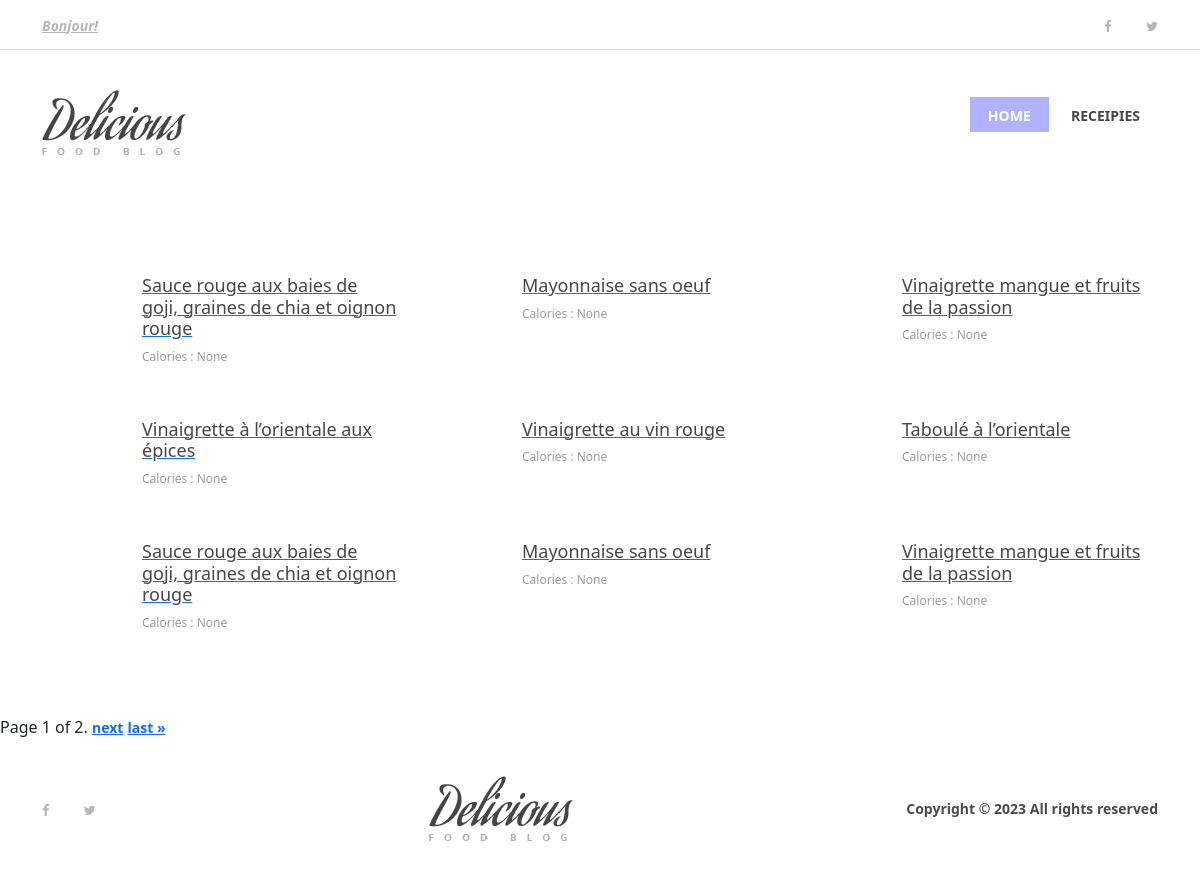
Page /recipes/ on the earlier database version.
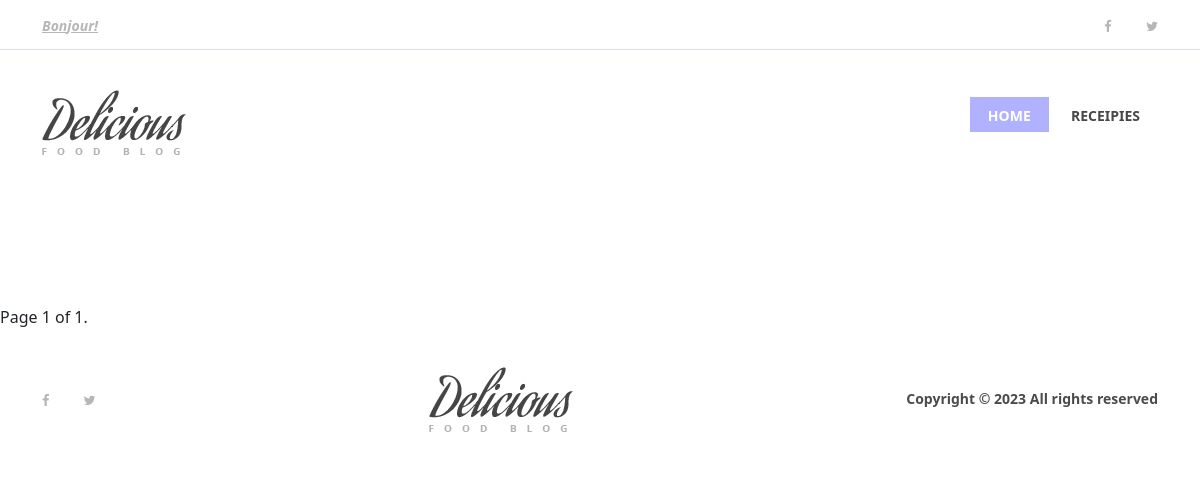
Same page on the later database version.
### mainapp/models.py (models this page shows)
class Recipe(models.Model):
    title = models.TextField()
    description = models.TextField(null=True)
    duration = models.CharField(max_length=50)
    nbrPersons = models.CharField(max_length=50, null=True)
    nbrCalories = models.CharField(max_length=50, null=True)
    difficulty = models.CharField(max_length=50, null=True)
    categories = models.ManyToManyField(Category)
    imageUrl = models.CharField(max_length=100, null=True)

### mainapp/views.py (the view)
# urls.py: path("recipes/", views.recipe, name="recipes"),
def recipe(request):
    recipes = Recipe.objects.all().values()
    paginator = Paginator(recipes, 9)
    page_number = request.GET.get("page")
    page_obj = paginator.get_page(page_number)
    return render(
        request,
        'recipes.html',
        {
            'title': 'Recipe',
            'message': 'Your application description page.',
            "page_obj": page_obj,
            "recipes": recipes
        })

### mainapp/templates/recipes.html (shortened to what this page needs)
{% extends "base.html" %}
{% block content %}
    <section class="small-receipe-area section-padding-80-0">
      <div class="container">
        <div class="row">
           {% for recipe in page_obj %}
          <div class="col-12 col-sm-6 col-lg-4">
            <div class="single-small-receipe-area d-flex">
              <div class="receipe-thumb">
              </div>
              <div class="receipe-content">
                <a href="receipe-post.html">
                  <h5>{{ recipe.title }}</h5>
                </a>
                <p> Calories : {{ recipe.nbrCalories }}</p>
              </div>
            </div>
          </div>
          {% endfor %}
        </div>
      </div>
    </section>
    <div class="text-xs-center">
      <div class="pagination text-center">
        <span class="step-links">
            <span class="current">
                Page {{ page_obj.number }} of {{ page_obj.paginator.num_pages }}.
            </span>
            {% if page_obj.has_next %}
                <a href="?page={{ page_obj.next_page_number }}">next</a>
                <a href="?page={{ page_obj.paginator.num_pages }}">last &raquo;</a>
            {% endif %}
        </span>
      </div>
    </div>
{% endblock %}

Differences in the rows shown:
removed Recipe: title "Sauce rouge aux baies de goji, graines de chia et oignon rouge", nbrCalories "None"
removed Recipe: title "Mayonnaise sans oeuf", nbrCalories "None"
removed Recipe: title "Vinaigrette mangue et fruits de la passion", nbrCalories "None"
removed Recipe: title "Vinaigrette à l’orientale aux épices", nbrCalories "None"
removed Recipe: title "Vinaigrette au vin rouge", nbrCalories "None"
removed Recipe: title "Taboulé à l’orientale", nbrCalories "None"
removed Recipe: title "Sauce rouge aux baies de goji, graines de chia et oignon rouge", nbrCalories "None"
removed Recipe: title "Mayonnaise sans oeuf", nbrCalories "None"
removed Recipe: title "Vinaigrette mangue et fruits de la passion", nbrCalories "None"
Other differences:
{{ page_obj.paginator.num_pages }}: "2" → "1"
text no longer shown: "next last »"
